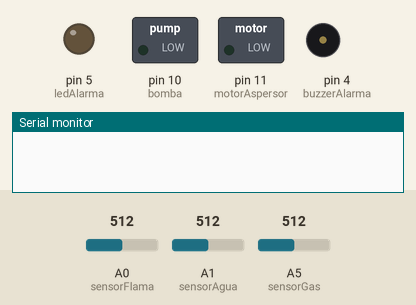
Recording of a sketch running on a simulated Arduino Uno, built with avr-gcc and run on an emulated ATmega328P. On the bench: switched loads named in the sketch (green lamp = pin HIGH), output pins drawn as LEDs (lit = HIGH), buzzer (waves = sounding, pin HIGH), the last lines printed to the serial monitor. Dashed ring = blinking. The inputs (shaded band) are chosen by the test bench; at power-on: A0 (sensorFlama) = 512, A1 (sensorAgua) = 512, A5 (sensorGas) = 512.

Above: at 0.1 s.
At 2.3 s:
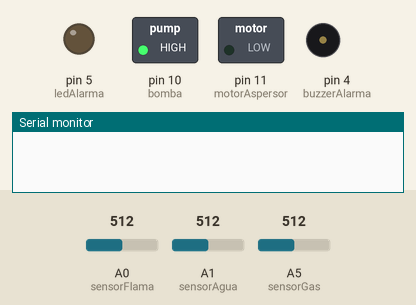
2.4 s: A0 (sensorFlama) set to 43
5.6 s: A0 (sensorFlama) set to 37
At 7.9 s:
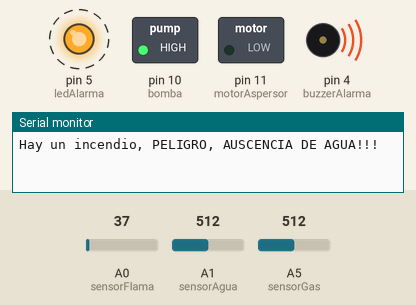
Timing chart, 0 to 19.2 s (numbered marks = the images above; inputs shaded):
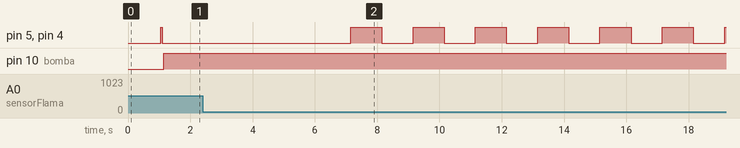

The sketch:

AlarmaContraIncendiosCompleta.ino
```cpp
//Elaborado por: Yocoyani Pérez

const int buzzerAlarma = 4, ledAlarma = 5, motorAspersor = 11, bomba = 10; //Dispositivos de salida
const int sensorFlama = A0, sensorGas = A5, sensorAgua = A1; //Sensores a utilizar
const int limiteFlama = 40, limiteAgua = 100, limiteGas = 500, calibracionGas = 350; //Limites para detectar datos en la lectura

int lecturaFlama = 0, lecturaAgua = 0, lecturaGas = 0; //Variables para guardar lecturas

void setup() {

  Serial.begin(9600);

  //Declaración de PINES de SALIDA y ENTRADA
  pinMode(buzzerAlarma, OUTPUT);
  pinMode(ledAlarma, OUTPUT);
  pinMode(motorAspersor, OUTPUT);
  pinMode(bomba, OUTPUT);
  pinMode(sensorFlama, INPUT);
  pinMode(sensorGas, INPUT);
  pinMode(sensorAgua, INPUT);

  //Dispositivos apagados por seguridad al inicio del programa
  digitalWrite(buzzerAlarma, LOW);
  digitalWrite(ledAlarma, LOW);
  digitalWrite(motorAspersor, LOW);
  digitalWrite(bomba, LOW);

  //Calibración sensor de gas
  lecturaGas = analogRead(sensorGas);
  delay(50);
  lecturaGas = analogRead(sensorGas);
  while(lecturaGas < calibracionGas){

    digitalWrite(buzzerAlarma, HIGH);
    digitalWrite(ledAlarma, HIGH);
    delay(100);
    digitalWrite(buzzerAlarma, LOW);
    digitalWrite(ledAlarma, LOW);
    delay(100);
    lecturaGas = analogRead(sensorGas);

  }
    //Indicador de que empieza a funcionar la alerta
    delay(1000);
    digitalWrite(buzzerAlarma, HIGH);
    digitalWrite(ledAlarma, HIGH);
    delay(50);
    digitalWrite(buzzerAlarma, LOW);
    digitalWrite(ledAlarma, LOW);
    delay(50);

}

void loop() {

  //Lectura de  la alarma
  lecturaGas = analogRead(sensorGas);
  lecturaFlama = analogRead(sensorFlama);
  lecturaAgua = analogRead(sensorAgua);

  //Condición que implica que haya humo, flama y agua en el tinaco
  if(lecturaGas > limiteGas && lecturaFlama < limiteFlama && lecturaAgua < limiteAgua){

    Serial.println("Hay un incendio, se esta apagando inmediatamente");
    digitalWrite(motorAspersor, HIGH);
    delay(3000);

  }
  //Caso en el que se tiene un incendio pero no agua
  else if(lecturaGas > limiteGas && lecturaFlama < limiteFlama){

    Serial.println("Hay un incendio, PELIGRO, AUSCENCIA DE AGUA!!!");
    digitalWrite(bomba, HIGH);
    //Instruccion para alertar con LED y buzzer por 3s en lo que se llena la bomba
    for(int x; x < 2; x++){

      digitalWrite(buzzerAlarma, HIGH);
      digitalWrite(ledAlarma, HIGH);
      delay(1000);
      digitalWrite(buzzerAlarma, LOW);
      digitalWrite(ledAlarma, LOW);
      delay(1000);

    }
    digitalWrite(bomba, LOW);
    Serial.println("Se procedera a apagar el incendio");
    digitalWrite(motorAspersor, HIGH);
    delay(3000);
  }

  else{
    //Caso en el que no haya agua
    if(lecturaAgua > 100){

      digitalWrite(bomba, HIGH);
      delay(3000);
      digitalWrite(bomba, LOW);

    }
    //Caso en el que solo haya humo, pero por fumadores
    if(lecturaGas < limiteGas){

      Serial.println("Alguien esta fumando");

    }

  }

}
```

Measured:
- the behaviour switches between 40 and 39 on A0 (sensorFlama) (found by bisection; images 1 and 2)
- after the input at 5.6 s, pin 5 (ledAlarma), pin 4 (buzzerAlarma): alternates HIGH for 1.0 s and LOW for 1.0 s, starting after 1.6 s
